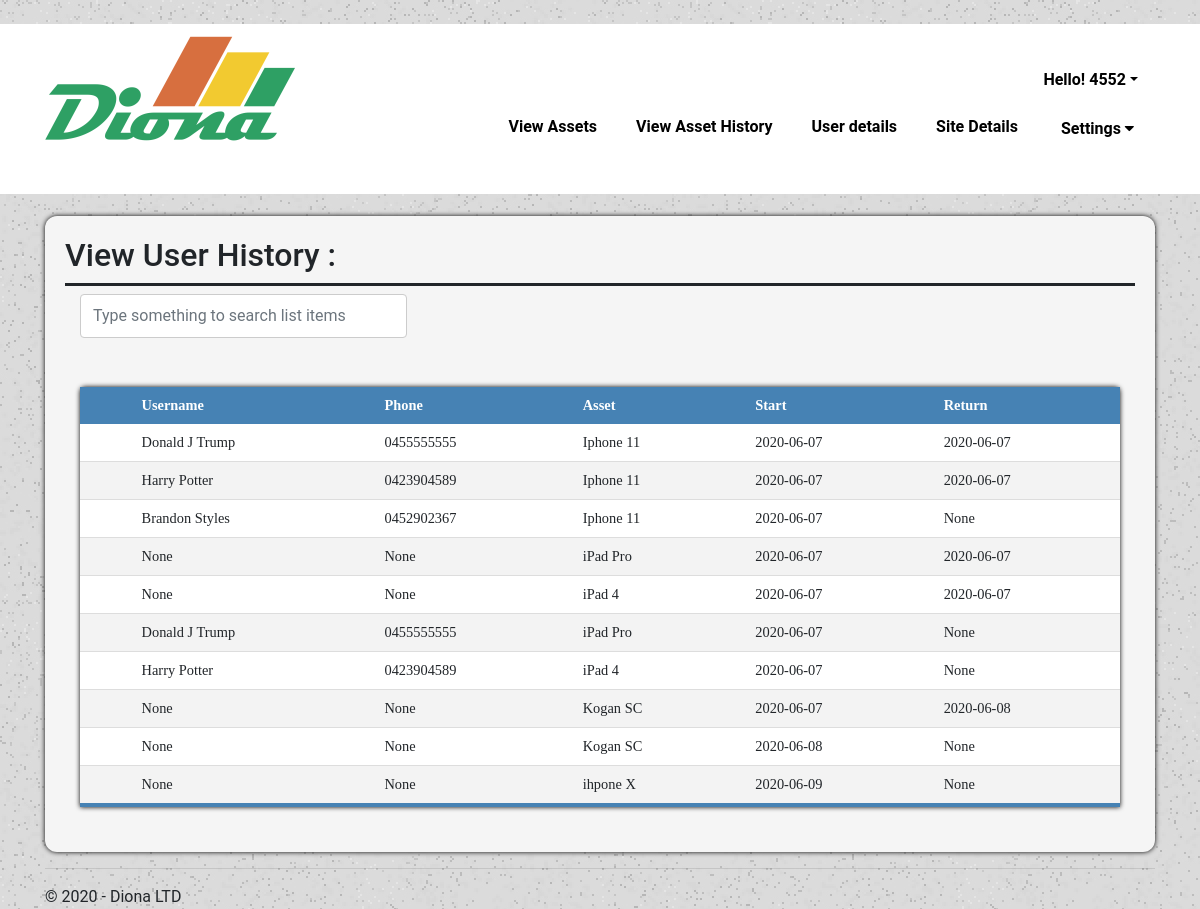
The app's page /history (signed in), older data.
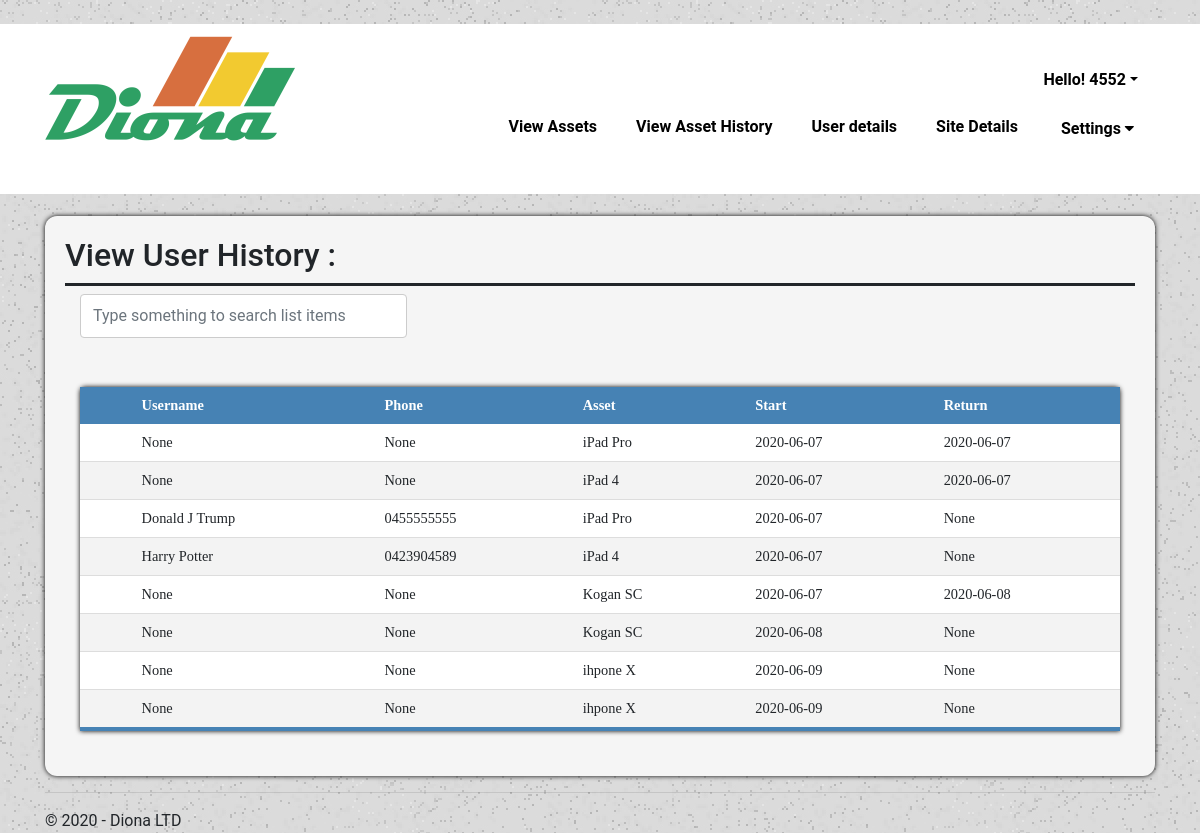
The same page, newer data.
### tables this page shows
CREATE TABLE `User` (
                                        `user_id` integer,
                                        `user_name` TEXT NULL,
                                        `user_email` TEXT NOT NULL,
                                        `user_phone` TEXT NULL,
                                        PRIMARY KEY (`user_id`)
                                    );

CREATE TABLE `Asset` (
                                            `asset_id` integer,
                                            `assetType_id` integer NOT NULL,
                                            `asset_name` TEXT NOT NULL,
                                            PRIMARY KEY (`asset_id`)
                                            FOREIGN KEY (`assetType_id`) REFERENCES `AssetType` (`assetType_id`));

CREATE TABLE Rent (
                                            `rent_id` integer NOT NULL,
                                            `user_id` integer NOT NULL,
                                            `asset_id` integer NOT NULL,
                                            `date_rental` TEXT NULL,
                                            `date_return` TEXT NULL,
                                            PRIMARY KEY (`rent_id`),
                                            FOREIGN KEY (`asset_id`) REFERENCES `Asset` (`asset_id`),
                                            FOREIGN KEY (`user_id`) REFERENCES `User` (`user_id`));

### EX1/views.py (the view)
@app.route('/history')
def view_history():
    if 'loggedin' in session:
        conn = sqlite3.connect(r"diona.db")
        conn.row_factory = sqlite3.Row
        rows = conn.execute("SELECT u.user_name AS Username, u.user_phone as Phone, a.asset_Name AS Asset, r.date_rental AS Start, r.date_return AS Return FROM Rent r, Asset a INNER JOIN User u on u.user_id = r.user_id AND a.asset_id = r.asset_id ")
        col_names = rows.fetchone()
        headers = col_names.keys()
        cur2 = conn.cursor()
        results = cur2.execute("SELECT u.user_name,u.user_phone, a.asset_Name, r.date_rental, r.date_return FROM Rent r, Asset a INNER JOIN User u on u.user_id = r.user_id AND a.asset_id = r.asset_id ")
    return render_template('view_history.html',
                            username=session['id'],
                            title = 'User History',
                            header = headers,
                            list = results.fetchall(),
                            year = datetime.now().year,)

### EX1/templates/view_history.html (shortened to what this page needs)
{% extends "layout_admin.html" %}
{% block content %}
<div class="viewContainer">
    <div class="siteHeader">
        <h2>View User History :</h2>
    </div>
    <div class="extendedTable">
        <div class="container" style="overflow-x:auto;">
            <div class="row">
                <div class="col">
                    <input class="form-control mb-4" id="tableSearch" type="text" placeholder="Type something to search list items">
                </div>
                <div class="col">
                </div>
                <div class="col">
                </div>
            </div>
            <table class="view-table" id="tableView">
                <thead>
                    <tr>
                        <th scope="row"> </th>
                        {%  for x in header: %}
                        <th> {{ x }} </th>
                        {% endfor %}
                    </tr>
                </thead>
                {%  for row in list: %}
                <tbody id="myTable">
                    <tr>
                        <th scope="row"></th>
                        {%  for x in row: %}
                        <td>{{ x }}</td>
                        {% endfor %}
                    </tr>
                </tbody>
                {% endfor %}
            </table>
        </div>
    </div>
</div>
    {% endblock %}

### EX1/templates/layout_admin.html (shortened to what this page needs)
﻿<!DOCTYPE html>
<html>
<head>
    <link rel="stylesheet" href="https://stackpath.bootstrapcdn.com/bootstrap/4.4.1/css/bootstrap.min.css"
>
    <link rel="stylesheet" href="https://cdnjs.cloudflare.com/ajax/libs/font-awesome/4.7.0/css/font-awesome.min.css">
    <link rel="stylesheet" href="{{url_for('static',filename = 'styles.css')}}">
</head>
<body>
    <div class="topnavcontainer">
        <div class="container">
            <div class="row ">
                <div class="col-md-3  col-sm-2 align-self-center">
                    <a href="{{ url_for('home')}}">
                        <img id="output" name="logo" alt="Logo" src="{{url_for('static',filename = 'image/logo.png')}}" />
                    </a>
                </div>
                <div class="col-md-9  col-sm-10 align-self-end">
                    <div class="row justify-content-end">
                        <ul class="nav">
                            <li class="nav-item dropdown">
                                <a class="nav-link dropdown-toggle" href="#" id="navbarDropdownMenu" data-toggle="dropdown"
                                   aria-haspopup="true" aria-expanded="false"> Hello! {{username}}</a>
                            </li>
                        </ul>
                    </div>
                    <div class="row justify-content-end">
                        <div class="subnavheader">
                            <ul class="nav" name="navbarNavAltMarkup">
                                <li class="nav-item">
                                    <a class="nav-link" href="{{ url_for('adminview') }}" tabindex="-1">View Assets</a>
                                </li>
                                <li class="nav-item">
                                    <a class="nav-link" href="{{ url_for('view_history') }}" tabindex="-1">View Asset History</a>
                                </li>
                                <li class="nav-item">
                                    <a class="nav-link" href="{{ url_for('view_users') }}" tabindex="-1">User details</a>
                                </li>
                                <li class="nav-item">
                                    <a class="nav-link" href="{{ url_for('site_all_details') }}" tabindex="-1">Site Details</a>
                                </li>
                                <li class="nav-item">
                                    <div class="subnav">
                                        <button class="subnavbtn"> Settings <i class="fa fa-caret-down"></i></button>
                                    </div>
                                </li>
                            </ul>
                        </div>
                    </div>
                </div>
            </div>
        </div>
    </div>
    <div class="container body-content">
        {% block content %}{% endblock %}
        <hr />
        <footer>
            <p>&copy; {{ year }} - Diona LTD</p>
        </footer>
    </div>
</body>
</html>

### EX1/static/styles.css (style rules this page uses)
body { font-family: Roboto, Arial, sans-serif; background-image: url('/static/image/boxed-bg.jpg'); margin: 0; height: 100%; }
.topnavcontainer { background-color: #FFFFFF; height: 170px; overflow: auto; margin-bottom: 0; border-top: 0px; }
.nav ul, .nav li, .nav a { list-style: none; margin: 0; padding: 0; border: 0; line-height: 1; font-family: 'Roboto', sans-serif; color: black; }
.nav, .subnav { font-size: 16px; font-weight: bold; border-radius: 5px; width: auto; zoom: 1; padding: 5px 10px; border-radius: 5px; }
.nav li { text-align: center; margin: 0 5px 0 0; border: 1px solid transparent; }
.nav li a { border-radius: 5px; padding: 8px 15px 9px 15px; display: block; text-decoration: none; border: 1px solid transparent; }
.subnavbtn { font-size: 16px; font-weight: bold; border: inherit; outline: inherit; color: inherit; padding: inherit; background-color: inherit; font-family: inherit; margin: inherit; }
.siteHeader { text-align: left; font-family: Roboto, Arial, sans-serif; font-size: 14px; border-bottom: 3px solid #212529; color: #212529; }
.viewContainer { background-color: #F5F5F5; justify-content: center; padding: 20px; margin-top: 2%; border-bottom:5px; box-shadow: 0 0 5px rgba(0, 0, 0, 15); border-radius: 12px; overflow-x: auto; }
.form-control { padding: 20px; height: 44px; border-radius: 2px; }
.row:after { content: ""; display: table; clear: both; }
input[type= text], [type= email], select, textarea { width: 100%; padding: 12px; margin: 8px 0; display: inline-block; border: 1px solid #ccc; border-radius: 4px; box-sizing: border-box; resize: vertical; }
.view-table { border-collapse: collapse; margin: 25px 0px; font-size: 0.9em; min-width: 400px; border-radius: 5px 5px 0 0; box-shadow: 0 0 5px rgba(0, 0, 0, 15); font-family: Calibri; }
.view-table thead tr { background-color: #4682B4; color: white; font-weight: bold; }
.view-table thead th { text-align: left; }
.view-table th, .view-table td { padding: 10px 12px; }
.view-table tbody tr { border-bottom: 1px solid #dddddd; }
.view-table tbody:last-of-type { border-bottom: 4px solid #4682B4; }
.view-table tbody { background-color: #f3f3f3; }
.view-table tbody:nth-child(2n) { background-color: white; }
.extendedTable table { width: 100% }

Row changes from the older to the newer data that the page shows:
no longer on this page (row unchanged): Rent: date_rental "2020-06-07", date_return "2020-06-07", User (user_name "Donald J Trump", user_phone "0455555555")
removed Asset: asset_name "Iphone 11"
no longer on this page (row unchanged): Rent: date_rental "2020-06-07", date_return "2020-06-07", User (user_name "Harry Potter", user_phone "0423904589")
no longer on this page (row unchanged): Rent: date_rental "2020-06-07", x "None"
no longer on this page (row unchanged): User: user_name "Brandon Styles", user_phone "0452902367"
added Rent: x "None" "None" "None", date_rental "2020-06-09"
added Asset: asset_name "ihpone X"
